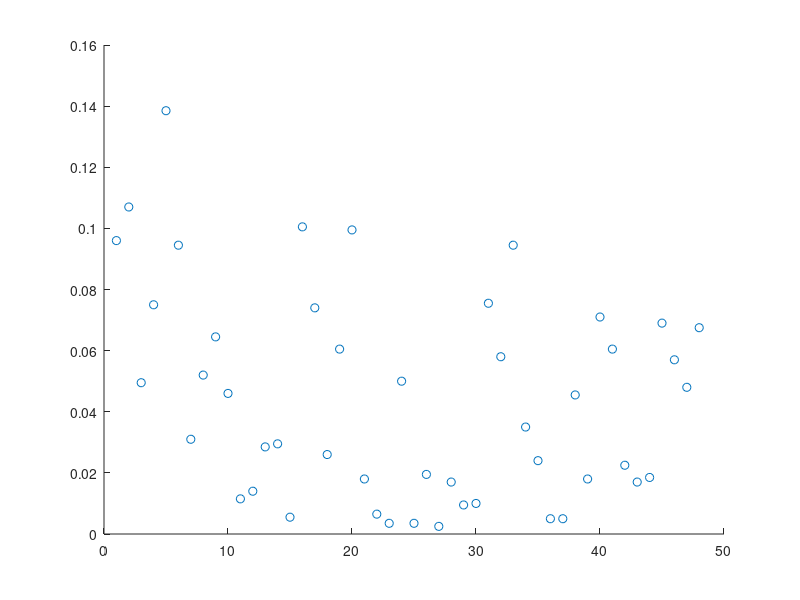

Source code (MATLAB):
clear all;
clc;
close all;

load('Data4.mat')
scatter([1:1:48],Data4(:,1));

sd = Data4(:,1);

% size(find(sd<0.01 & sd>=0.0))

sd1 = 1-sd/0.2;
Data4_1 = Data4;

Data4_1(:,1) = sd1;



